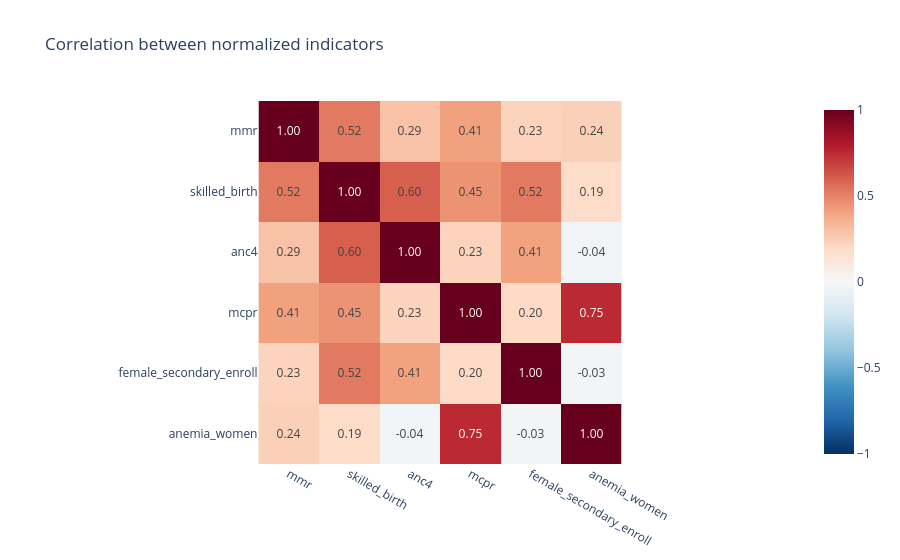

Notebook code for this chart:
### Markdown cell above
## 4. Correlation structure

A composite index only makes sense if indicators are related but not redundant.

### Code cell
corr = norm[INDICATOR_COLS].corr()
px.imshow(corr, text_auto=".2f", color_continuous_scale="RdBu_r", zmin=-1, zmax=1,
          title="Correlation between normalized indicators")

### Figure 1 — Plotly figure (JSON) as saved in the notebook; plotly's stock layout.template omitted (floating-point values rounded to 4 significant figures)
{"data": [{"coloraxis": "coloraxis", "hovertemplate": "x: %{x}<br>y: %{y}<br>color: %{z}<extra></extra>", "name": "0", "texttemplate": "%{z:.2f}", "type": "heatmap", "x": ["mmr", "skilled_birth", "anc4", "mcpr", "female_secondary_enroll", "anemia_women"], "xaxis": "x", "y": ["mmr", "skilled_birth", "anc4", "mcpr", "female_secondary_enroll", "anemia_women"], "yaxis": "y", "z": [[1.0, 0.5249, 0.2947, 0.4123, 0.2291, 0.2398], [0.5249, 1.0, 0.5986, 0.4534, 0.5236, 0.19], [0.2947, 0.5986, 1.0, 0.2281, 0.4094, -0.03643], [0.4123, 0.4534, 0.2281, 1.0, 0.1997, 0.7507], [0.2291, 0.5236, 0.4094, 0.1997, 1.0, -0.02659], [0.2398, 0.19, -0.03643, 0.7507, -0.02659, 1.0]]}], "layout": {"coloraxis": {"autocolorscale": false, "cmax": 1, "cmin": -1, "colorscale": [[0, "rgb(5,48,97)"], [0.1, "rgb(33,102,172)"], [0.2, "rgb(67,147,195)"], [0.3, "rgb(146,197,222)"], [0.4, "rgb(209,229,240)"], [0.5, "rgb(247,247,247)"], [0.6, "rgb(253,219,199)"], [0.7, "rgb(244,165,130)"], [0.8, "rgb(214,96,77)"], [0.9, "rgb(178,24,43)"], [1, "rgb(103,0,31)"]]}, "title": {"text": "Correlation between normalized indicators"}, "xaxis": {"anchor": "y", "constrain": "domain", "domain": [0, 1], "scaleanchor": "y"}, "yaxis": {"anchor": "x", "autorange": "reversed", "constrain": "domain", "domain": [0, 1]}}}
